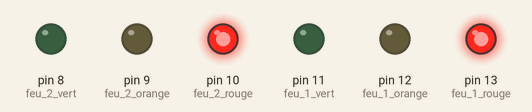
A sketch run on a simulated Arduino Uno, built with avr-gcc and run on an emulated ATmega328P. On the bench: output pins drawn as LEDs (lit = HIGH).

Above: at 1.0 s.
At 3.5 s:
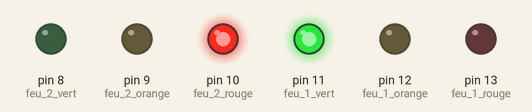
At 5.5 s:
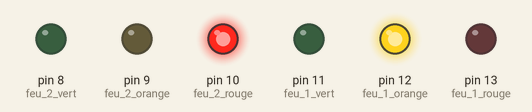
At 9.5 s:
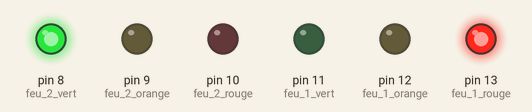
At 11.5 s:
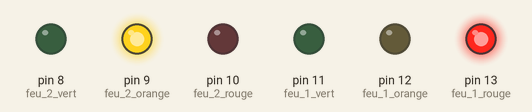
Timing chart, 0 to 15.6 s (numbered marks = the images above):
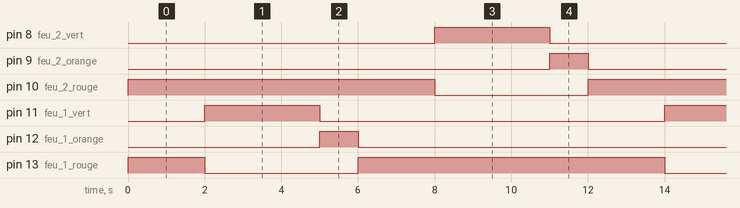

Measured:
- by itself, pin 8 (feu_2_vert), pin 11 (feu_1_vert): alternates HIGH for 3.0 s and LOW for 9.0 s
- by itself, pin 9 (feu_2_orange), pin 12 (feu_1_orange): alternates HIGH for 1.0 s and LOW for 11.0 s
- by itself, pin 10 (feu_2_rouge), pin 13 (feu_1_rouge): alternates HIGH for 8.0 s and LOW for 4.0 s

The sketch:

feux_de_signalisation_openclassrooms.ino
```cpp
/*
* Feux de signalisation OpenClassrooms
* http://goo.gl/TZGztH
*/
int feu_1_rouge  = 13;
int feu_1_orange = 12;
int feu_1_vert   = 11;
int feu_2_rouge  = 10;
int feu_2_orange = 9;
int feu_2_vert   = 8;

int temps_vert_orange    = 3000;
int temps_orange_rouge   = 1000;
int temps_rouge_vert     = 2000;

// the setup routine runs once when you press reset:
void setup() {
  pinMode(feu_1_rouge, OUTPUT);
  pinMode(feu_1_orange, OUTPUT);
  pinMode(feu_1_vert, OUTPUT);
  pinMode(feu_2_rouge, OUTPUT);
  pinMode(feu_2_orange, OUTPUT);
  pinMode(feu_2_vert, OUTPUT);

  digitalWrite(feu_1_rouge, HIGH);
  digitalWrite(feu_2_rouge, HIGH);
}


// the loop routine runs over and over again forever:
void loop() {
  // les feux sont rouges
  delay(temps_rouge_vert);
  // le feu 1 est vert
  digitalWrite(feu_1_rouge, LOW);
  digitalWrite(feu_1_vert, HIGH);
  delay(temps_vert_orange);
  // le feu 1 est orange
  digitalWrite(feu_1_vert, LOW);
  digitalWrite(feu_1_orange, HIGH);
  delay(temps_orange_rouge);
  // les feux sont rouges
  digitalWrite(feu_1_orange, LOW);
  digitalWrite(feu_1_rouge, HIGH);
  delay(temps_rouge_vert);
  // le feu 1 est rouge et le feu 2 est vert
  digitalWrite(feu_2_rouge, LOW);
  digitalWrite(feu_2_vert, HIGH);
  delay(temps_vert_orange);
  // le feu 2 est orange
  digitalWrite(feu_2_vert, LOW);
  digitalWrite(feu_2_orange, HIGH);
  delay(temps_orange_rouge);
  // les feu 2 sont rouges
  digitalWrite(feu_2_orange, LOW);
  digitalWrite(feu_2_rouge, HIGH);
}
```
